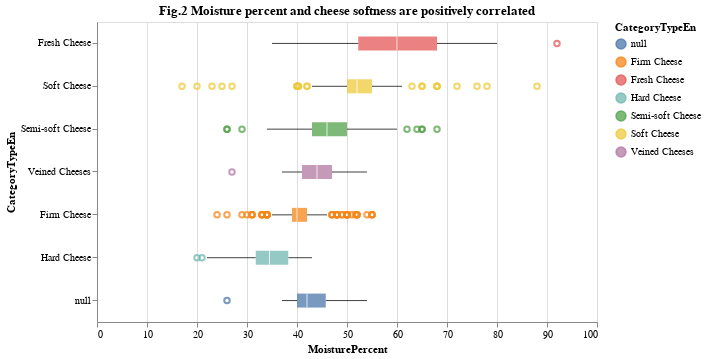

Notebook cell for this chart:
### Markdown cell above
From the histogram and boxplot in Fig.1 above, we can observe that percent moisture distribution is different between 'higher fat' and 'lower fat' categories, with lower fat having a higher mean moisture percentage. This indicates that this could be a good feature for separating the classes.

### Code cell
median_moisture = train_df.groupby(by='CategoryTypeEn').agg({'MoisturePercent':'median'}).sort_values(by='MoisturePercent', ascending=False).index.tolist()

moisture_category = alt.Chart(train_df).mark_boxplot(opacity=0.75).encode(
    x=alt.X('MoisturePercent:Q'),
    y=alt.Y('CategoryTypeEn:N', sort=median_moisture),
    color=alt.Color('CategoryTypeEn:N')
).properties(width=500, height=300, title='Fig.2 Moisture percent and cheese softness are positively correlated')
moisture_category

### Figure 1 — Vega-Lite specification as saved in the notebook (floating-point values rounded to 4 significant figures; data arrays with more than 128 entries replaced by an {"elided": "..."} marker saying what was removed)
{"config": {"view": {"continuousWidth": 400, "continuousHeight": 300}}, "data": {"name": "data-fca0dbdedd817bb3af6c94de59a0bb48"}, "mark": {"type": "boxplot", "opacity": 0.75}, "encoding": {"color": {"type": "nominal", "field": "CategoryTypeEn"}, "x": {"type": "quantitative", "field": "MoisturePercent"}, "y": {"type": "nominal", "field": "CategoryTypeEn", "sort": ["Fresh Cheese", "Soft Cheese", "Semi-soft Cheese", "Veined Cheeses", "Firm Cheese", "Hard Cheese"]}}, "height": 300, "title": "Fig.2 Moisture percent and cheese softness are positively correlated", "width": 500, "$schema": "https://vega.github.io/schema/vega-lite/v4.8.1.json", "datasets": {"data-fca0dbdedd817bb3af6c94de59a0bb48": {"elided": "833 records"}}}
